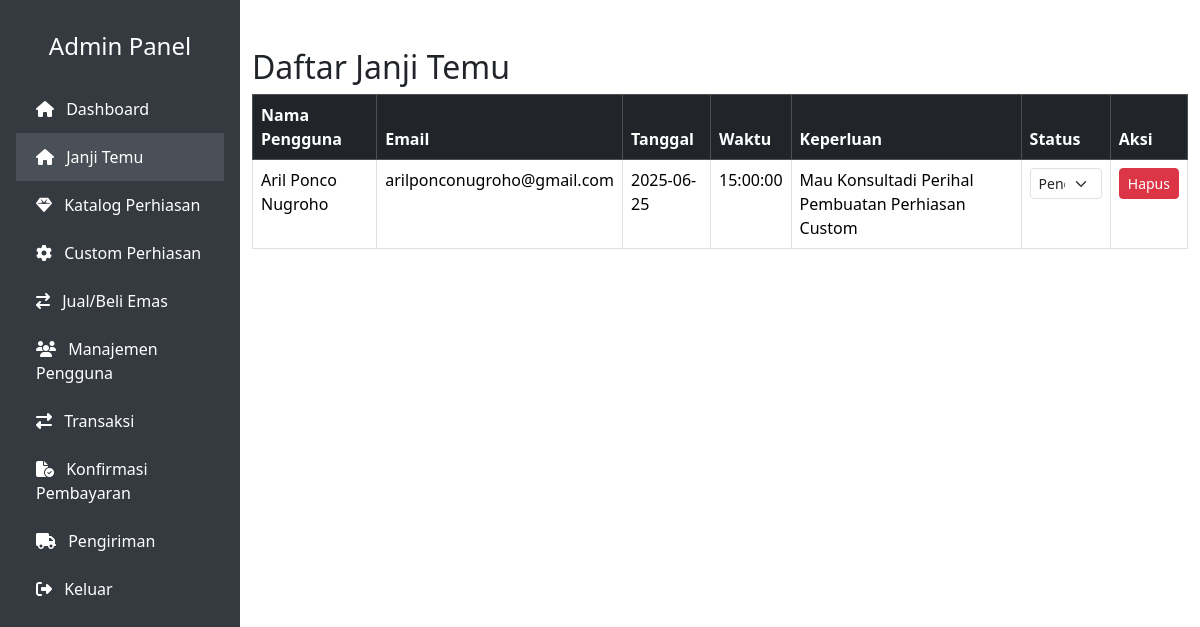
Page /admin/booking.php on the earlier database version.
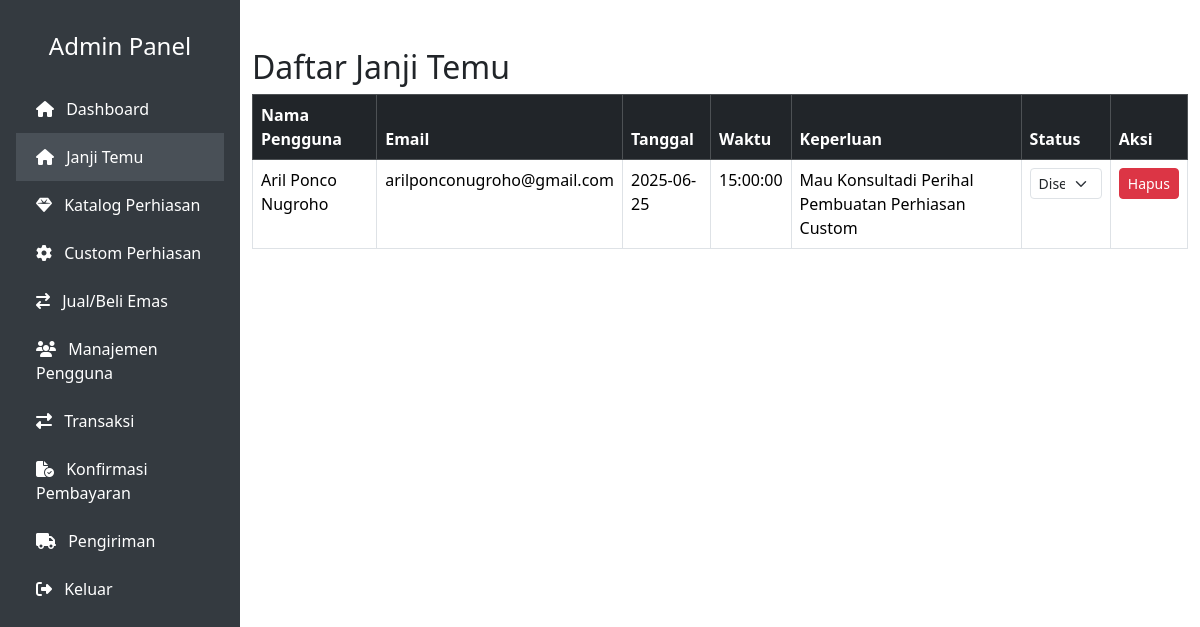
Same page on the later database version.
### tables this page shows
CREATE TABLE `appointments` (
  `id` int(11) NOT NULL,
  `user_id` int(11) DEFAULT NULL,
  `appointment_date` date DEFAULT NULL,
  `appointment_time` time DEFAULT NULL,
  `note` text DEFAULT NULL,
  `status` enum('pending','confirmed','cancelled') DEFAULT 'pending',
  `created_at` timestamp NOT NULL DEFAULT current_timestamp()
);

CREATE TABLE `users` (
  `id` int(11) NOT NULL,
  `name` varchar(100) DEFAULT NULL,
  `email` varchar(100) DEFAULT NULL,
  `password` varchar(255) DEFAULT NULL,
  `phone` varchar(20) DEFAULT NULL,
  `role` enum('customer','admin') DEFAULT 'customer',
  `created_at` timestamp NOT NULL DEFAULT current_timestamp(),
  `address` text DEFAULT NULL
);

### admin/booking.php (the view, shortened to what this page needs)
<?php
require_once '../config/database.php';
include 'includes/header.php';
include 'includes/sidebar.php';
?>
<div class="container mt-5">
  <h2>Daftar Janji Temu</h2>
  <table class="table table-bordered">
    <thead class="table-dark">
      <tr>
        <th>Nama Pengguna</th>
        <th>Email</th>
        <th>Tanggal</th>
        <th>Waktu</th>
        <th>Keperluan</th>
        <th>Status</th>
        <th>Aksi</th>
      </tr>
    </thead>
    <tbody>
      <?php
      $stmt = $pdo->query("SELECT a.*, u.name, u.email
                           FROM appointments a
                           LEFT JOIN users u ON a.user_id = u.id
                           ORDER BY a.appointment_date DESC");
      foreach ($stmt as $row):
      ?>
        <tr>
          <td><?= htmlspecialchars($row['name']) ?></td>
          <td><?= htmlspecialchars($row['email']) ?></td>
          <td><?= $row['appointment_date'] ?></td>
          <td><?= $row['appointment_time'] ?></td>
          <td><?= htmlspecialchars($row['note']) ?></td>
          <td>
            <form method="POST" class="d-inline">
              <select name="new_status" class="form-select form-select-sm" onchange="this.form.submit()">
                <option value="pending" <?= $row['status'] === 'pending' ? 'selected' : '' ?>>Pending</option>
                <option value="confirmed" <?= $row['status'] === 'confirmed' ? 'selected' : '' ?>>Disetujui</option>
              </select>
            </form>
          </td>
          <td>
            <a href="booking.php?delete=<?= $row['id'] ?>" class="btn btn-danger btn-sm" onclick="return confirm('Yakin ingin menghapus booking ini?')">Hapus</a>
          </td>
        </tr>
      <?php endforeach; ?>
    </tbody>
  </table>
</div>

Differences in the rows shown:
changed appointments "Mau Konsultadi Perihal Pembuatan Perhiasan Custom": new_status "Pending" → "Disetujui"
